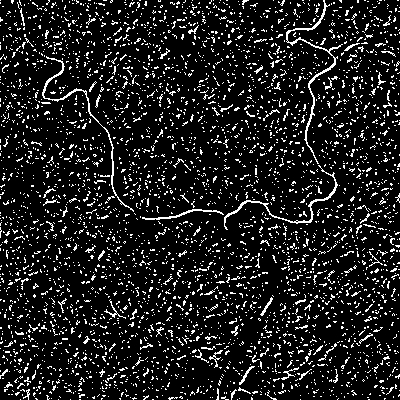
%> input picture apps/geopdem/img/bthriver.jpg, 400 x 400 px
$ octave --eval "result = imeragrad_base(imread('../apps/geopdem/img/bthriver.jpg'));"   (GNU Octave 9; MATLAB toolbox functions it lacks are replaced by stand-ins)
%> lines starting %> are read from the running program, lines starting %| are printed output that depends on the picture
%% IMERAGRAD_BASE - Base function for IMERAGRAD.
%
%% Syntax
% [5 lines of commented-out code are left out]
%% See also
% Related:
% <IMERAGRAD.html |IMERAGRAD|>,
% <IMRECONSTRUCTBY_BASE.html |IMRECONSTRUCTBY_BASE|>.
% Called:
% <matlab:web(whichpath('IMDILATE')) |IMDILATE|>,
% <matlab:web(whichpath('IMERODE')) |IMERODE|>.

%% Function implementation
function E = imeragrad_base(I, varargin)

% error(nargchk(1, 4, nargin, 'struct'));
% error(nargoutchk(1, 1, nargout, 'struct'));

if nargin<=2,
    se = strel('square',3);
elseif nargin==3 && strcmp(class(varargin{1}),'strel')
    se = varargin{1};
else
    se = flatstrel(varargin{:});
end

E = imdilate(I, se) - imerode(I, se); % morphological gradient
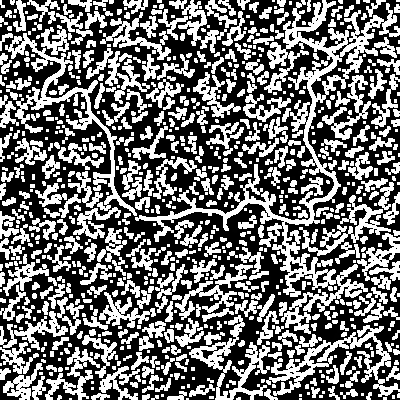
%> E: size 400x400 uint8; min 0, max 255, mean 113.3
E = imerode(E, se);
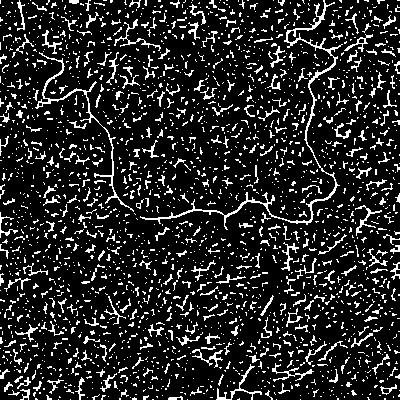
%> E: size 400x400 uint8; min 0, max 255, mean 37.8

end % end of imeragrad_base
